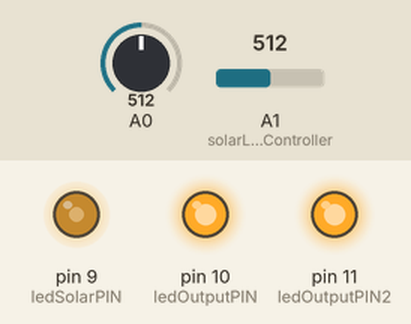
Recording of a sketch running on a simulated Arduino Uno, built with avr-gcc and run on an emulated ATmega328P. Parts: output pins drawn as LEDs (lit = HIGH). The inputs (shaded band) are chosen by the test bench; at power-on: A0 = 512, A1 (solarLedController) = 512.

Above: at 1.2 s.
1.3 s: A0 set to 673
2.8 s: A0 set to 699
At 2.95 s:
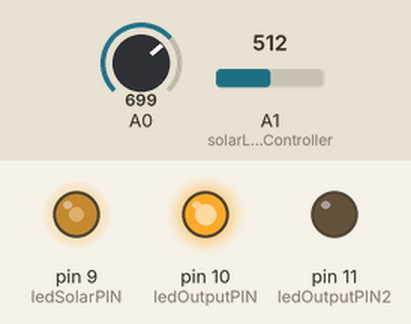
5.8 s: A1 (solarLedController) set to 716
At 5.95 s:
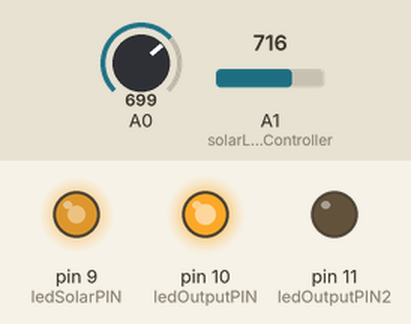
8.8 s: A1 (solarLedController) set to 900
At 8.95 s:
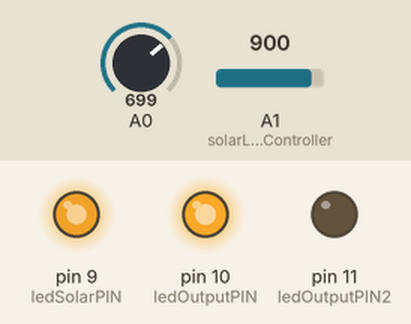
11.8 s: A1 (solarLedController) set to 511
At 11.95 s:
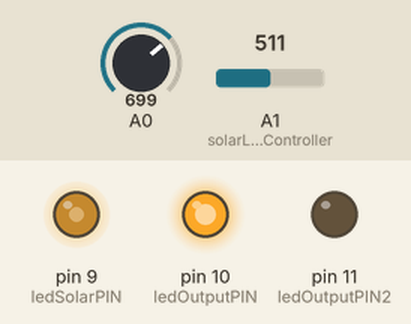
14.8 s: A1 (solarLedController) set to 140
At 14.95 s:
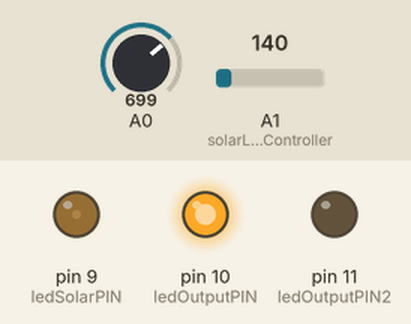
Timing chart, 0 to 21.1 s (numbered marks = the images above; inputs shaded):
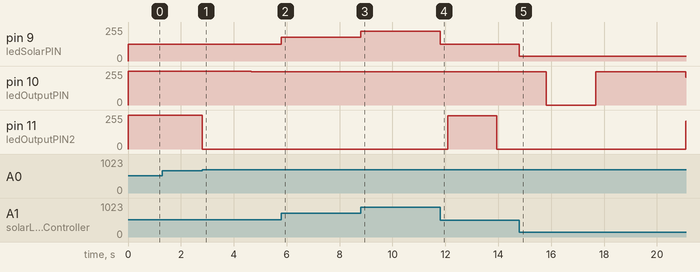

Measured:
- the behaviour switches between 688 and 689 on A0 (found by bisection; images 0 and 1)
- after the input at 1.3 s, every drawn part: stays the same
- after the input at 2.8 s, pin 10 (ledOutputPIN): 255/255 → 249/255 after 1.9 s; pin 11 (ledOutputPIN2): 255/255 → 0/255 at once
- after the input at 5.8 s, pin 9 (ledSolarPIN): 127/255 → 178/255 at once; pin 10 (ledOutputPIN): stays 249/255 (without the input it goes to 56/255 after 3.0 s); pin 11 (ledOutputPIN2): stays 0/255 (without the input it goes to 56/255 after 3.0 s)
- after the input at 8.8 s, pin 9 (ledSolarPIN): 178/255 → 224/255 at once; pin 10 (ledOutputPIN): stays 249/255 (without the input it goes to 210/255 after 3.0 s); pin 11 (ledOutputPIN2): stays 0/255 (without the input it goes to 210/255 after 3.0 s)
- after the input at 11.8 s, pin 9 (ledSolarPIN): 224/255 → 127/255 at once; pin 10 (ledOutputPIN): stays 249/255 (without the input it goes to 136/255 after 3.0 s)
- after the input at 14.8 s, pin 9 (ledSolarPIN): 127/255 → 34/255 at once

The sketch:

multiOptionPotent.ino
```cpp
/*
Multi-Option Potentiometer
1) Off
2) One LED on
3) Two LED on
4) LED Pattern flash
*/

int ledSolarPIN = 9;
int ledOutputPIN = 10;
int ledOutputPIN2 = 11;
int optionState = 0;
int optionChoice = 0;
int option = 0;
int patternTimer = 0;
int brightness1 = 0;
int brightness2 = 0;
int solarPower = 0;

void setup()
{
  Serial.begin(9600);
  pinMode(ledOutputPIN, OUTPUT);
  pinMode(ledOutputPIN2, OUTPUT);
  pinMode(ledSolarPIN, OUTPUT);
}

enum PotentStates{PotentOff, oneLed, twoLed, patternLed} PotentState;
void potentController()
{
  switch(PotentState)
  {
    case PotentOff:
    {
      if(optionChoice == 0)
      {
        PotentState = PotentOff;
        option = 0;
      }
      if(optionChoice > 0 && optionChoice <= 50)
      {
        PotentState = oneLed;
        option = 1;
      }
      else if(optionChoice > 50 && optionChoice <= 100)
      {
        PotentState = twoLed;
        option = 2;
      }
      else if(optionChoice > 100 && optionChoice <= 150)
      {
        PotentState = patternLed;
        option = 3;
      }
      break;
    }
    case oneLed:
    {
      if(optionChoice == 0)
      {
        PotentState = PotentOff;
        option = 0;
      }
      if(optionChoice > 0 && optionChoice <= 50)
      {
        PotentState = oneLed;
        option = 1;
      }
      else if(optionChoice > 50 && optionChoice <= 100)
      {
        PotentState = twoLed;
        option = 2;
      }
      else if(optionChoice > 100 && optionChoice <= 150)
      {
        PotentState = patternLed;
        option = 3;
      }
      break;
    }
    case twoLed:
    {
      if(optionChoice == 0)
      {
        PotentState = PotentOff;
        option = 0;
      }
      if(optionChoice > 0 && optionChoice <= 50)
      {
        PotentState = oneLed;
        option = 1;
      }
      else if(optionChoice > 50 && optionChoice <= 100)
      {
        PotentState = twoLed;
        option = 2;
      }
      else if(optionChoice > 100 && optionChoice <= 150)
      {
        PotentState = patternLed;
        option = 3;
      }
      break;
    }
    case patternLed:
    {
      if(optionChoice == 0)
      {
        PotentState = PotentOff;
        option = 0;
      }
      if(optionChoice > 0 && optionChoice <= 50)
      {
        PotentState = oneLed;
        option = 1;
      }
      else if(optionChoice > 50 && optionChoice <= 100)
      {
        PotentState = twoLed;
        option = 2;
      }
      else if(optionChoice > 100 && optionChoice <= 150)
      {
        PotentState = patternLed;
        option = 3;
      }
      break;
    }
    default:
    {
      PotentState = PotentOff;
      break;
    }
  }
}

enum oneLedStates{oneLedOff, oneLedOn} oneLedState;
void oneLedController()
{
  switch(oneLedState)
  {
    case oneLedOff:
    {
      if(option == 1)
      {
        oneLedState = oneLedOn;
        analogWrite(ledOutputPIN, 255);
      }
      break;
    }
    case oneLedOn:
    {
      analogWrite(ledOutputPIN, 255);
      analogWrite(ledOutputPIN2, 0);
      if(option != 1)
      {
        oneLedState = oneLedOff;
        analogWrite(ledOutputPIN, 0);
      }
      break;
    }
    default:
    {
      oneLedState = oneLedOff;
      break;
    }
  }
}

enum twoLedStates{twoLedOff, twoLedOn} twoLedState;
void twoLedController()
{
  switch(twoLedState)
  {
    case twoLedOff:
    {
      if(option == 2)
      {
        twoLedState = twoLedOn;
        analogWrite(ledOutputPIN, 255);
        analogWrite(ledOutputPIN2, 255);
      }
      break;
    }
    case twoLedOn:
    {
      analogWrite(ledOutputPIN, 255);
      analogWrite(ledOutputPIN2, 255);
      if(option != 2)
      {
        twoLedState = twoLedOff;
        analogWrite(ledOutputPIN, 0);
        analogWrite(ledOutputPIN2, 0);
      }
      break;
    }
    default:
    {
      twoLedState = twoLedOff;
      break;
    }
  }
}

enum patternLedStates{patternOff, pattern1, pattern2, pattern3, pattern4, pattern5,
                       pattern6, pattern7, pattern8, pattern9} patternLedState;
void patternLedController()
{
  if(option != 3)
  {
    patternLedState = patternOff;
  }
  else
  {
    patternTimer++;
  }
  switch(patternLedState)
  {
    case patternOff:
    {
      brightness1 = 0;
      brightness2 = 0;
      patternTimer = 0;
      if(option == 3)
      {
        patternLedState = pattern1;
      }
      break;
    }
    case pattern1:
    {
      if(patternTimer < 5000)
      {
        if(patternTimer % 20 == 0)
        {
          brightness1 += 1;
        }
        analogWrite(ledOutputPIN, brightness1);
        analogWrite(ledOutputPIN2, 0);
      }
      else
      {
        patternLedState = pattern2;
        patternTimer = 0;
      }
      break;
    }
    case pattern2:
    {
      if(patternTimer < 5000)
      {
        if(patternTimer % 20 == 0)
        {
          brightness2 += 1;
        }
        analogWrite(ledOutputPIN, brightness1);
        analogWrite(ledOutputPIN2, brightness2);
      }
      else
      {
        patternLedState = pattern3;
        patternTimer = 0;
        brightness1 = 0;
        brightness2 = 0;
      }
      break;
    }
    case pattern3:
    {
      if(patternTimer < 5000)
      {
        if(patternTimer % 20 == 0)
        {
          brightness1 += 1;
          brightness2 += 1;
        }
        analogWrite(ledOutputPIN, brightness1);
        analogWrite(ledOutputPIN2, brightness2);
      }
      else
      {
        patternLedState = pattern4;
        patternTimer = 0;
        brightness1 = 0;
        brightness2 = 0;
      }
      break;
    }
    case pattern4:
    {
      if(patternTimer < 5000)
      {
        if(patternTimer % 20 == 0)
        {
          brightness1 += 1;
          brightness2 += 1;
        }
        analogWrite(ledOutputPIN, brightness1);
        analogWrite(ledOutputPIN2, brightness2);
      }
      else
      {
        patternLedState = pattern5;
        patternTimer = 0;
        brightness1 = 0;
        brightness2 = 0;
      }
      break;
    }
    case pattern5:
    {
      if(patternTimer < 5000)
      {
        if(patternTimer % 20 == 0)
        {
          brightness1 += 1;
          brightness2 += 1;
        }
        analogWrite(ledOutputPIN, brightness1);
        analogWrite(ledOutputPIN2, brightness2);
      }
      else
      {
        patternLedState = pattern6;
        patternTimer = 0;
      }
      break;
    }
    case pattern6:
    {
      if(patternTimer < 5000)
      {
        if(patternTimer % 20 == 0)
        {
          brightness2 -= 1;
        }
        analogWrite(ledOutputPIN, brightness1);
        analogWrite(ledOutputPIN2, brightness2);
      }
      else
      {
        patternLedState = pattern7;
        patternTimer = 0;
      }
      break;
    }
    case pattern7:
    {
      if(patternTimer < 5000)
      {
        if(patternTimer % 20 == 0)
        {
          brightness1 -= 1;
        }
        analogWrite(ledOutputPIN, brightness1);
        analogWrite(ledOutputPIN2, brightness2);
      }
      else
      {
        patternLedState = pattern1;
        patternTimer = 0;
      }
      break;
    }
    case pattern8:
    {
      break;
    }
    case pattern9:
    {
      break;
    }
    default:
    {
      patternLedState = patternOff;
      break;
    }
  }
}

void solarLedController()
{
  solarPower = analogRead(A1);
  solarPower = map(solarPower, 0, 1023, 0, 255);
  analogWrite(ledSolarPIN, solarPower);
}

void loop()
{
  optionChoice = analogRead(A0);
  optionChoice = map(optionChoice, 0, 1023, 0, 150);
  potentController();
  oneLedController();
  twoLedController();
  patternLedController();
  solarLedController();
}
```
